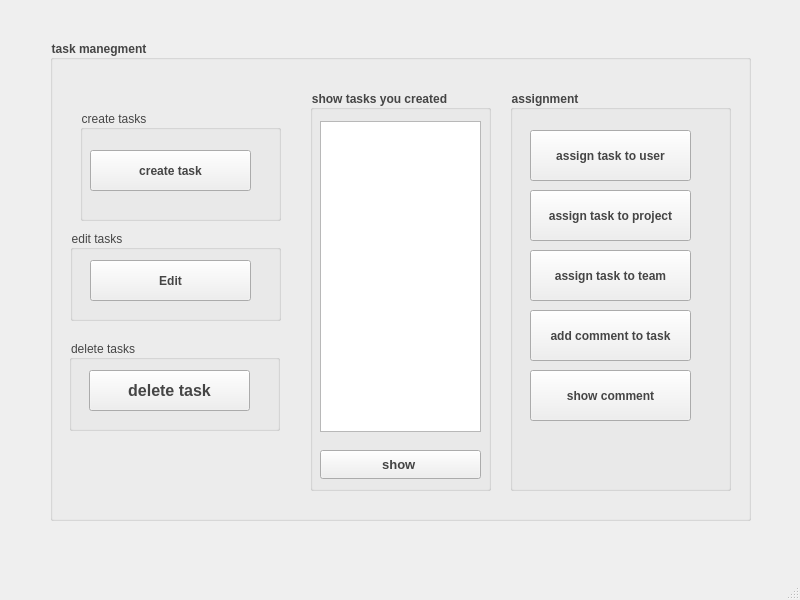
<?xml version="1.0" encoding="UTF-8"?>
<ui version="4.0">
 <class>task_manegment</class>
 <widget class="QMainWindow" name="task_manegment">
  <property name="geometry">
   <rect>
    <x>0</x>
    <y>0</y>
    <width>800</width>
    <height>600</height>
   </rect>
  </property>
  <property name="windowTitle">
   <string>MainWindow</string>
  </property>
  <property name="styleSheet">
   <string notr="true">color:rgb(69, 69, 69)</string>
  </property>
  <widget class="QWidget" name="centralwidget">
   <widget class="QGroupBox" name="task_manegment_btn">
    <property name="geometry">
     <rect>
      <x>50</x>
      <y>40</y>
      <width>701</width>
      <height>481</height>
     </rect>
    </property>
    <property name="font">
     <font>
      <bold>true</bold>
     </font>
    </property>
    <property name="title">
     <string>task manegment</string>
    </property>
    <widget class="QGroupBox" name="groupBox">
     <property name="geometry">
      <rect>
       <x>460</x>
       <y>50</y>
       <width>221</width>
       <height>401</height>
      </rect>
     </property>
     <property name="font">
      <font>
       <bold>true</bold>
      </font>
     </property>
     <property name="title">
      <string>assignment</string>
     </property>
     <widget class="QPushButton" name="assing_task_to_user_btn">
      <property name="geometry">
       <rect>
        <x>20</x>
        <y>40</y>
        <width>161</width>
        <height>51</height>
       </rect>
      </property>
      <property name="font">
       <font>
        <bold>true</bold>
       </font>
      </property>
      <property name="text">
       <string>assign task to user</string>
      </property>
     </widget>
     <widget class="QPushButton" name="assign_task_to_project_btn">
      <property name="geometry">
       <rect>
        <x>20</x>
        <y>100</y>
        <width>161</width>
        <height>51</height>
       </rect>
      </property>
      <property name="font">
       <font>
        <bold>true</bold>
       </font>
      </property>
      <property name="text">
       <string>assign task to project</string>
      </property>
     </widget>
     <widget class="QPushButton" name="assign_task_to_team_btn">
      <property name="geometry">
       <rect>
        <x>20</x>
        <y>160</y>
        <width>161</width>
        <height>51</height>
       </rect>
      </property>
      <property name="font">
       <font>
        <bold>true</bold>
       </font>
      </property>
      <property name="text">
       <string>assign task to team</string>
      </property>
     </widget>
     <widget class="QPushButton" name="assign_task_to_team_btn_2">
      <property name="geometry">
       <rect>
        <x>20</x>
        <y>220</y>
        <width>161</width>
        <height>51</height>
       </rect>
      </property>
      <property name="font">
       <font>
        <bold>true</bold>
       </font>
      </property>
      <property name="text">
       <string>add comment to task</string>
      </property>
     </widget>
     <widget class="QPushButton" name="assign_task_to_team_btn_3">
      <property name="geometry">
       <rect>
        <x>20</x>
        <y>280</y>
        <width>161</width>
        <height>51</height>
       </rect>
      </property>
      <property name="font">
       <font>
        <bold>true</bold>
       </font>
      </property>
      <property name="text">
       <string>show comment</string>
      </property>
     </widget>
    </widget>
    <widget class="QGroupBox" name="edit_group">
     <property name="geometry">
      <rect>
       <x>20</x>
       <y>190</y>
       <width>211</width>
       <height>91</height>
      </rect>
     </property>
     <property name="title">
      <string>edit tasks</string>
     </property>
     <widget class="QPushButton" name="edit_task_btn">
      <property name="geometry">
       <rect>
        <x>20</x>
        <y>30</y>
        <width>161</width>
        <height>41</height>
       </rect>
      </property>
      <property name="font">
       <font>
        <bold>true</bold>
       </font>
      </property>
      <property name="text">
       <string>Edit</string>
      </property>
     </widget>
    </widget>
    <widget class="QGroupBox" name="show_task_you_create_group">
     <property name="geometry">
      <rect>
       <x>260</x>
       <y>50</y>
       <width>181</width>
       <height>401</height>
      </rect>
     </property>
     <property name="font">
      <font>
       <bold>true</bold>
      </font>
     </property>
     <property name="title">
      <string>show tasks you created</string>
     </property>
     <widget class="QPushButton" name="show_task_btn">
      <property name="geometry">
       <rect>
        <x>10</x>
        <y>360</y>
        <width>161</width>
        <height>29</height>
       </rect>
      </property>
      <property name="font">
       <font>
        <pointsize>10</pointsize>
        <bold>true</bold>
       </font>
      </property>
      <property name="text">
       <string>show </string>
      </property>
     </widget>
     <widget class="QListWidget" name="show_task_listwidget">
      <property name="geometry">
       <rect>
        <x>10</x>
        <y>31</y>
        <width>161</width>
        <height>311</height>
       </rect>
      </property>
     </widget>
    </widget>
    <widget class="QGroupBox" name="groupBox_2">
     <property name="geometry">
      <rect>
       <x>30</x>
       <y>70</y>
       <width>201</width>
       <height>111</height>
      </rect>
     </property>
     <property name="title">
      <string>create tasks</string>
     </property>
     <widget class="QPushButton" name="create_task_btn">
      <property name="geometry">
       <rect>
        <x>10</x>
        <y>40</y>
        <width>161</width>
        <height>41</height>
       </rect>
      </property>
      <property name="font">
       <font>
        <bold>true</bold>
       </font>
      </property>
      <property name="text">
       <string>create task</string>
      </property>
     </widget>
    </widget>
    <widget class="QGroupBox" name="delete_tesk_group">
     <property name="geometry">
      <rect>
       <x>19</x>
       <y>300</y>
       <width>211</width>
       <height>91</height>
      </rect>
     </property>
     <property name="title">
      <string>delete tasks</string>
     </property>
     <widget class="QPushButton" name="delete_task_btn">
      <property name="geometry">
       <rect>
        <x>20</x>
        <y>30</y>
        <width>161</width>
        <height>41</height>
       </rect>
      </property>
      <property name="font">
       <font>
        <family>Segoe UI</family>
        <pointsize>12</pointsize>
        <italic>false</italic>
        <bold>true</bold>
       </font>
      </property>
      <property name="styleSheet">
       <string notr="true">font: 700 12pt &quot;Segoe UI&quot;;</string>
      </property>
      <property name="text">
       <string>delete task</string>
      </property>
     </widget>
    </widget>
   </widget>
  </widget>
  <widget class="QMenuBar" name="menubar">
   <property name="geometry">
    <rect>
     <x>0</x>
     <y>0</y>
     <width>800</width>
     <height>26</height>
    </rect>
   </property>
  </widget>
  <widget class="QStatusBar" name="statusbar"/>
 </widget>
 <resources/>
 <connections/>
</ui>
